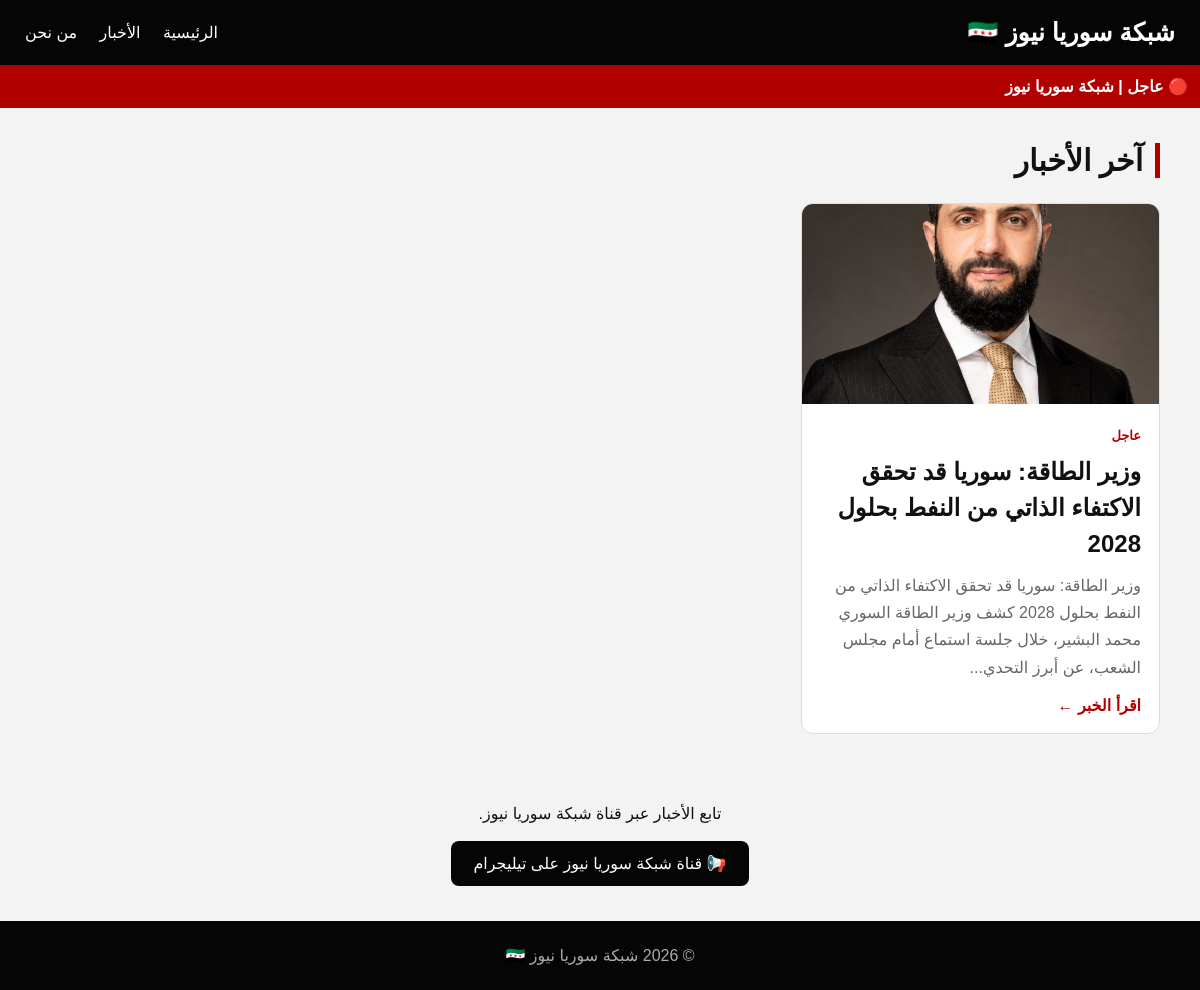
The page / on the database its author committed.
### tables this page shows
CREATE TABLE news (
    id INTEGER PRIMARY KEY AUTOINCREMENT,
    title TEXT NOT NULL,
    content TEXT NOT NULL,
    image TEXT,
    category TEXT DEFAULT 'أخبار سوريا',
    created_at DATETIME DEFAULT CURRENT_TIMESTAMP
);

### index.php (the view, shortened to what this page needs)
<?php
require_once __DIR__ . '/database/db.php';
$result = $db->query("
    SELECT * FROM news
    ORDER BY datetime(created_at) DESC
    LIMIT 6
");
?>
<!DOCTYPE html>
<html lang="ar" dir="rtl">
<head>
</head>
<body>
<header>
    <div class="header">
        <div class="logo">
            شبكة سوريا نيوز 🇸🇾
        </div>
        <nav>
            <a href="index.php">الرئيسية</a>
            <a href="news.php">الأخبار</a>
            <a href="about.php">من نحن</a>
        </nav>
    </div>
</header>
<div class="breaking">
    🔴 عاجل | شبكة سوريا نيوز
</div>
<main class="container">
    <h1 class="title">
        آخر الأخبار
    </h1>
    <section class="news-grid">
    <?php while ($row = $result->fetchArray(SQLITE3_ASSOC)): ?>
        <article class="card">
            <?php if (!empty($row['image'])): ?>
                <img src="<?= htmlspecialchars($row['image']) ?>" alt="صورة الخبر">
            <?php else: ?>
                <div class="no-image">
                    شبكة سوريا نيوز 🇸🇾
                </div>
            <?php endif; ?>
            <div class="card-content">
                <span class="category">
                    <?= htmlspecialchars($row['category']) ?>
                </span>
                <h2>
                    <?= htmlspecialchars($row['title']) ?>
                </h2>
                <p>
                    <?= htmlspecialchars(mb_substr(strip_tags($row['content']), 0, 150)) ?>...
                </p>
                <a class="read" href="article.php?id=<?= (int)$row['id'] ?>">
                    اقرأ الخبر ←
                </a>
            </div>
        </article>
    <?php endwhile; ?>
    </section>
</main>
<div class="telegram">
    <p>تابع الأخبار عبر قناة شبكة سوريا نيوز.</p>
    <br>
    <a href="https://t.me/suryainternetniuz" target="_blank">
        📢 قناة شبكة سوريا نيوز على تيليجرام
    </a>
</div>
<footer>
    © 2026 شبكة سوريا نيوز 🇸🇾
</footer>
</body>
</html>

### index.php (style rules this page uses)
* { box-sizing: border-box; margin: 0; padding: 0; }
body { font-family: Arial, Tahoma, sans-serif; background: #f3f3f3; color: #111; }
header { background: #050505; color: white; padding: 18px; }
.header { max-width: 1150px; margin: auto; display: flex; justify-content: space-between; align-items: center; }
.logo { font-size: 25px; font-weight: bold; }
nav a { color: white; text-decoration: none; margin-right: 18px; }
.breaking { background: #b00000; color: white; padding: 12px; font-weight: bold; }
.container { max-width: 1150px; margin: 35px auto; padding: 0 15px; }
.title { font-size: 30px; margin-bottom: 25px; border-right: 5px solid #b00000; padding-right: 12px; }
.news-grid { display: grid; grid-template-columns: repeat(3, 1fr); gap: 22px; }
.card { background: white; border-radius: 12px; overflow: hidden; border: 1px solid #ddd; }
.card img { width: 100%; height: 200px; object-fit: cover; }
.card-content { padding: 18px; }
.category { color: #b00000; font-size: 13px; font-weight: bold; }
.card h2 { margin: 10px 0; line-height: 1.5; }
.card p { color: #666; line-height: 1.7; }
.read { display: inline-block; margin-top: 15px; color: #b00000; font-weight: bold; text-decoration: none; }
.telegram { text-align: center; padding: 35px; }
.telegram a { display: inline-block; background: #050505; color: white; padding: 13px 22px; border-radius: 8px; text-decoration: none; }
footer { background: #050505; color: #aaa; text-align: center; padding: 25px; }

### rows shown on the page
news: image (picture), category "عاجل", title "وزير الطاقة: سوريا قد تحقق الاكتفاء الذاتي من النفط بحلول 2028", content "وزير الطاقة: سوريا قد تحقق الاكتفاء الذاتي من النفط بحلول 2028 كشف وزير الطاقة السوري محمد البشير، خلال جلسة استماع أمام مجلس الشعب، عن أبرز التحدي"
